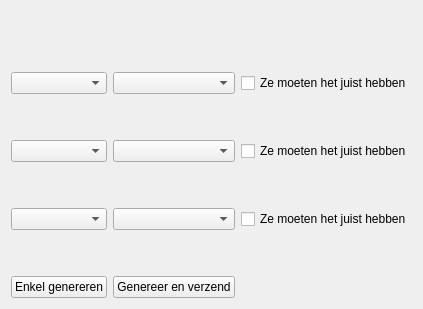
     <widget class="QWidget" name="Loting">
      <attribute name="title">
       <string>Loting</string>
      </attribute>
      <layout class="QGridLayout" name="gridLayout_10">
       <item row="7" column="1">
        <widget class="QPushButton" name="lotingZenden">
         <property name="text">
          <string>Genereer en verzend</string>
         </property>
        </widget>
       </item>
       <item row="1" column="2">
        <widget class="QCheckBox" name="juistloting1">
         <property name="text">
          <string>Ze moeten het juist hebben</string>
         </property>
        </widget>
       </item>
       <item row="3" column="0">
        <widget class="QComboBox" name="rondeloting2"/>
       </item>
       <item row="1" column="0">
        <widget class="QComboBox" name="rondeloting1"/>
       </item>
       <item row="2" column="1">
        <spacer name="verticalSpacer_25">
         <property name="orientation">
          <enum>Qt::Vertical</enum>
         </property>
         <property name="sizeHint" stdset="0">
          <size>
           <width>20</width>
           <height>40</height>
          </size>
         </property>
        </spacer>
       </item>
       <item row="1" column="1">
        <widget class="QComboBox" name="antwoordloting1"/>
       </item>
       <item row="5" column="2">
        <widget class="QCheckBox" name="juistloting3">
         <property name="text">
          <string>Ze moeten het juist hebben</string>
         </property>
        </widget>
       </item>
       <item row="3" column="2">
        <widget class="QCheckBox" name="juistloting2">
         <property name="text">
          <string>Ze moeten het juist hebben</string>
         </property>
        </widget>
       </item>
       <item row="5" column="0">
        <widget class="QComboBox" name="rondeloting3"/>
       </item>
       <item row="3" column="1">
        <widget class="QComboBox" name="antwoordloting2"/>
       </item>
       <item row="5" column="1">
        <widget class="QComboBox" name="antwoordloting3"/>
       </item>
       <item row="4" column="1">
        <spacer name="verticalSpacer_26">
         <property name="orientation">
          <enum>Qt::Vertical</enum>
         </property>
         <property name="sizeHint" stdset="0">
          <size>
           <width>20</width>
           <height>40</height>
          </size>
         </property>
        </spacer>
       </item>
       <item row="0" column="1">
        <spacer name="verticalSpacer_24">
         <property name="orientation">
          <enum>Qt::Vertical</enum>
         </property>
         <property name="sizeHint" stdset="0">
          <size>
           <width>20</width>
           <height>61</height>
          </size>
         </property>
        </spacer>
       </item>
       <item row="6" column="1">
        <spacer name="verticalSpacer_27">
         <property name="orientation">
          <enum>Qt::Vertical</enum>
         </property>
         <property name="sizeHint" stdset="0">
          <size>
           <width>20</width>
           <height>40</height>
          </size>
         </property>
        </spacer>
       </item>
       <item row="7" column="0">
        <widget class="QPushButton" name="lotingGenereer">
         <property name="text">
          <string>Enkel genereren</string>
         </property>
        </widget>
       </item>
      </layout>
     </widget>
